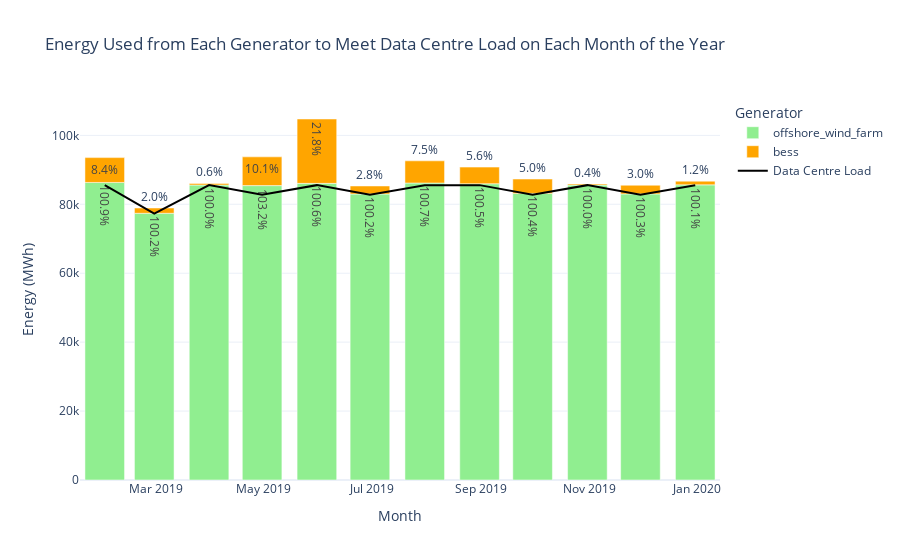

Write notebook code for a chart like this one.
### Code cell
# Add percentage columns for each generator
cols = ["offshore_wind_farm", "gas_turbine", "bess"]
cols = ["offshore_wind_farm", "bess"]
for col in cols:
    asset_energy_mwh_per_month[f"{col}_pct"] = (
        asset_energy_mwh_per_month[col] / asset_energy_mwh_per_month["dc_load"] * 100
    ).round(1).astype(str) + "%"

# Melt the DataFrame for easier plotting with text labels
melted = asset_energy_mwh_per_month.reset_index().melt(
    id_vars=["snapshot"],
    value_vars=cols,
    var_name="Generator",
    value_name="Energy (MWh)",
)
# Add percentage labels
melted["Percentage"] = [
    asset_energy_mwh_per_month.loc[row["snapshot"], f"{row['Generator']}_pct"]
    for _, row in melted.iterrows()
]

fig = px.bar(
    melted,
    x="snapshot",
    y="Energy (MWh)",
    color="Generator",
    title="Energy Used from Each Generator to Meet Data Centre Load on Each Month of the Year",
    labels={"snapshot": "Month"},
    template="plotly_white",
    color_discrete_map={
        "offshore_wind_farm": "lightgreen",
        "gas_turbine": "darkgrey",
        "bess": "orange"
    },
    text="Percentage"
)
# Add a line for the data centre load
fig.add_scatter(
    x=asset_energy_mwh_per_month.index,
    y=asset_energy_mwh_per_month["dc_load"],
    mode="lines",
    name="Data Centre Load",
    line=dict(color="black", width=2),
)

fig.show()

### Figure 1 — Plotly figure (JSON) as saved in the notebook; plotly's stock layout.template omitted (floating-point values rounded to 4 significant figures)
{"data": [{"hovertemplate": "Generator=offshore_wind_farm<br>Month=%{x}<br>Energy (MWh)=%{y}<br>Percentage=%{text}<extra></extra>", "legendgroup": "offshore_wind_farm", "marker": {"color": "lightgreen", "pattern": {"shape": ""}}, "name": "offshore_wind_farm", "orientation": "v", "showlegend": true, "text": ["100.9%", "100.2%", "100.0%", "103.2%", "100.6%", "100.2%", "100.7%", "100.5%", "100.4%", "100.0%", "100.3%", "100.1%"], "textposition": "auto", "type": "bar", "x": ["2019-01-31T00:00:00.000000000", "2019-02-28T00:00:00.000000000", "2019-03-31T00:00:00.000000000", "2019-04-30T00:00:00.000000000", "2019-05-31T00:00:00.000000000", "2019-06-30T00:00:00.000000000", "2019-07-31T00:00:00.000000000", "2019-08-31T00:00:00.000000000", "2019-09-30T00:00:00.000000000", "2019-10-31T00:00:00.000000000", "2019-11-30T00:00:00.000000000", "2019-12-31T00:00:00.000000000"], "xaxis": "x", "y": [86340.0, 77400.0, 85600.0, 85430.0, 86080.0, 82980.0, 86180.0, 85970.0, 83170.0, 85580.0, 83010.0, 85650.0], "yaxis": "y"}, {"hovertemplate": "Generator=bess<br>Month=%{x}<br>Energy (MWh)=%{y}<br>Percentage=%{text}<extra></extra>", "legendgroup": "bess", "marker": {"color": "orange", "pattern": {"shape": ""}}, "name": "bess", "orientation": "v", "showlegend": true, "text": ["8.4%", "2.0%", "0.6%", "10.1%", "21.8%", "2.8%", "7.5%", "5.6%", "5.0%", "0.4%", "3.0%", "1.2%"], "textposition": "auto", "type": "bar", "x": ["2019-01-31T00:00:00.000000000", "2019-02-28T00:00:00.000000000", "2019-03-31T00:00:00.000000000", "2019-04-30T00:00:00.000000000", "2019-05-31T00:00:00.000000000", "2019-06-30T00:00:00.000000000", "2019-07-31T00:00:00.000000000", "2019-08-31T00:00:00.000000000", "2019-09-30T00:00:00.000000000", "2019-10-31T00:00:00.000000000", "2019-11-30T00:00:00.000000000", "2019-12-31T00:00:00.000000000"], "xaxis": "x", "y": [7210.0, 1529.0, 474.8, 8340.0, 18680.0, 2336.0, 6433.0, 4820.0, 4155.0, 322.5, 2521.0, 1068.0], "yaxis": "y"}, {"line": {"color": "black", "width": 2}, "mode": "lines", "name": "Data Centre Load", "type": "scatter", "x": ["2019-01-31T00:00:00.000000000", "2019-02-28T00:00:00.000000000", "2019-03-31T00:00:00.000000000", "2019-04-30T00:00:00.000000000", "2019-05-31T00:00:00.000000000", "2019-06-30T00:00:00.000000000", "2019-07-31T00:00:00.000000000", "2019-08-31T00:00:00.000000000", "2019-09-30T00:00:00.000000000", "2019-10-31T00:00:00.000000000", "2019-11-30T00:00:00.000000000", "2019-12-31T00:00:00.000000000"], "y": [85560.0, 77280.0, 85560.0, 82800.0, 85560.0, 82800.0, 85560.0, 85560.0, 82800.0, 85560.0, 82800.0, 85560.0]}], "layout": {"barmode": "relative", "legend": {"title": {"text": "Generator"}, "tracegroupgap": 0}, "title": {"text": "Energy Used from Each Generator to Meet Data Centre Load on Each Month of the Year"}, "xaxis": {"anchor": "y", "domain": [0, 1], "title": {"text": "Month"}}, "yaxis": {"anchor": "x", "domain": [0, 1], "title": {"text": "Energy (MWh)"}}}}
